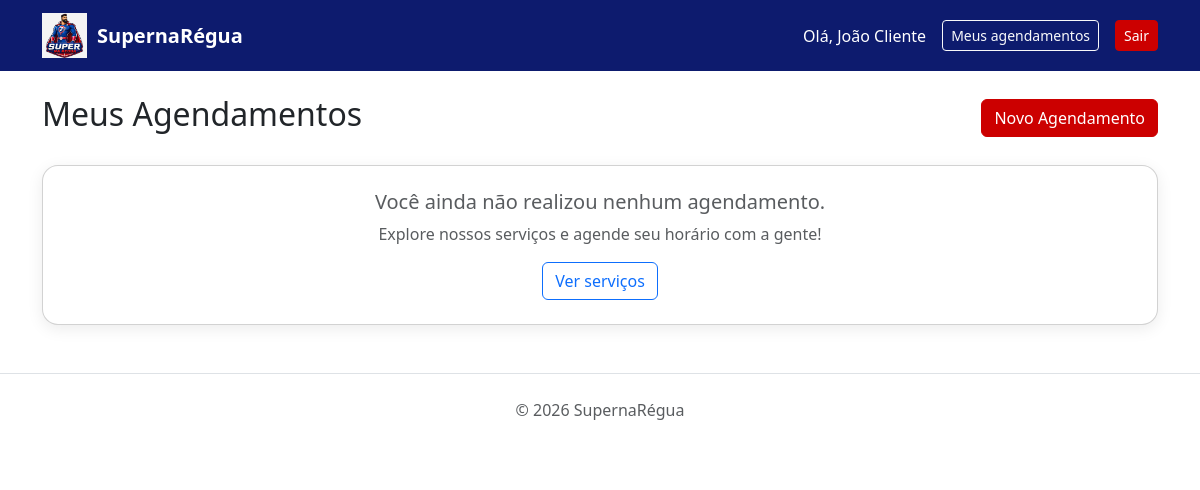
Page /index.php?acao=meus_agendamentos (signed in) on the earlier database version.
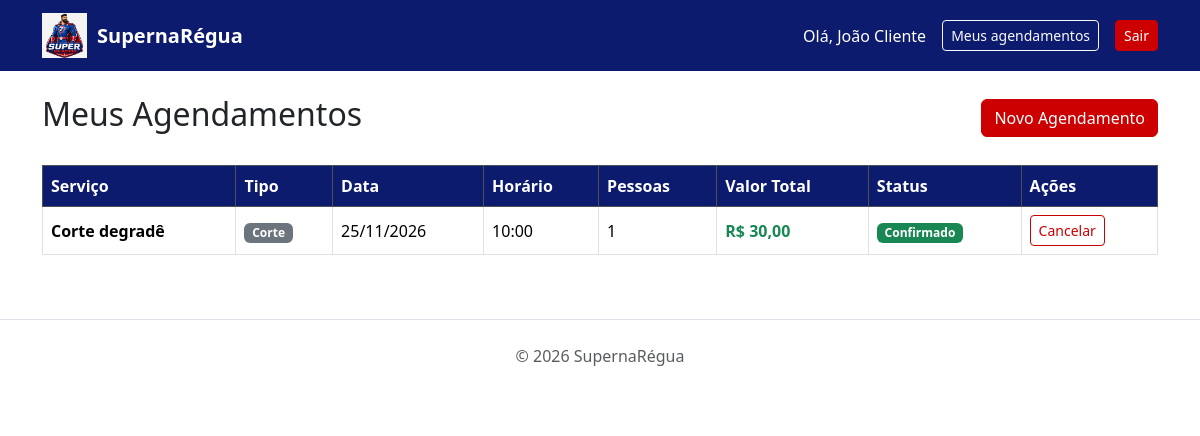
Same page on the later database version.
### tables this page shows
CREATE TABLE IF NOT EXISTS `agendamentos` (
  `id` int(11) NOT NULL AUTO_INCREMENT,
  `usuario_id` int(11) NOT NULL,
  `servico_id` int(11) NOT NULL,
  `data_agendamento` date NOT NULL,
  `horario` varchar(5) NOT NULL,
  `pessoas` int(11) NOT NULL DEFAULT 1,
  `valor_total` decimal(10,2) NOT NULL,
  `status` varchar(15) NOT NULL DEFAULT 'pendente',
  PRIMARY KEY (`id`),
  KEY `usuario_id` (`usuario_id`),
  KEY `servico_id` (`servico_id`),
  CONSTRAINT `fk_agendamentos_usuarios` FOREIGN KEY (`usuario_id`) REFERENCES `usuarios` (`id`),
  CONSTRAINT `fk_agendamentos_servicos` FOREIGN KEY (`servico_id`) REFERENCES `servicos` (`id`)
);

CREATE TABLE IF NOT EXISTS `servicos` (
  `id` int(11) NOT NULL AUTO_INCREMENT,
  `nome` varchar(100) NOT NULL,
  `tipo` varchar(30) NOT NULL,
  `valor` decimal(10,2) NOT NULL,
  `descricao` text NOT NULL,
  `imagem` varchar(255) DEFAULT NULL,
  `ativo` tinyint(1) NOT NULL DEFAULT 1,
  PRIMARY KEY (`id`)
);

### controller/Controller.php (called while the page is built, shortened)
<?php
abstract class Controller
{
    public function render($view, $dados = [])
    {
        extract($dados);
        require "view/{$view}.php";
    }
}

### controller/AgendarController.php (called while the page is built, shortened)
<?php
class AgendarController extends Controller
{
    private $agendamentoModel;
    public function __construct($pdo)
    {
        $this->agendamentoModel = new AgendamentoModel($pdo);
    }
    public function meus_agendamentos()
    {
        $usuario_id = $_SESSION['usuario_id'];
        $agendamentos = $this->agendamentoModel->listarPorUsuario($usuario_id);
        $this->render('meus_agendamentos_view', [
            'agendamentos' => $agendamentos
        ]);
    }
}

### model/Model.php (called while the page is built, shortened)
<?php
abstract class Model
{
    public function __construct($pdo)
    {
        $this->pdo = $pdo;
    }
}

### model/AgendamentoModel.php (called while the page is built, shortened)
<?php
class AgendamentoModel extends Model
{
    public function listarPorUsuario($usuario_id)
    {
        $sql = "SELECT a.*, s.nome AS servico_nome, s.tipo AS servico_tipo, s.valor AS servico_valor_unitario
                FROM agendamentos a
                JOIN servicos s ON a.servico_id = s.id
                WHERE a.usuario_id = :usuario_id
                ORDER BY a.data_agendamento DESC, a.horario DESC";
        $stmt = $this->pdo->prepare($sql);
        $stmt->execute([':usuario_id' => $usuario_id]);
        return $stmt->fetchAll();
    }
}

### view/meus_agendamentos_view.php (the view, shortened to what this page needs)
<?php require 'view/header.php'; ?>
<div class="container mt-4">
    <div class="d-flex justify-content-between align-items-center mb-4">
        <h2>Meus Agendamentos</h2>
        <a href="index.php?acao=catalogo" class="btn btn-primary">Novo Agendamento</a>
    </div>
    <?php if (empty($agendamentos)): ?>
        <div class="card p-4 text-center">
            <h5 class="text-muted">Você ainda não realizou nenhum agendamento.</h5>
            <p class="text-muted">Explore nossos serviços e agende seu horário com a gente!</p>
            <div>
                <a href="index.php?acao=catalogo" class="btn btn-outline-primary">Ver serviços</a>
            </div>
        </div>
    <?php else: ?>
        <div class="table-responsive">
            <table class="table table-bordered table-hover align-middle">
                <thead class="table-dark">
                    <tr>
                        <th>Serviço</th>
                        <th>Tipo</th>
                        <th>Data</th>
                        <th>Horário</th>
                        <th>Pessoas</th>
                        <th>Valor Total</th>
                        <th>Status</th>
                        <th>Ações</th>
                    </tr>
                </thead>
                <tbody>
                    <?php foreach ($agendamentos as $agendamento): ?>
                        <tr>
                            <td class="fw-bold"><?= htmlspecialchars($agendamento['servico_nome']) ?></td>
                            <td>
                                <span class="badge bg-secondary">
                                    <?= htmlspecialchars($agendamento['servico_tipo']) ?>
                                </span>
                            </td>
                            <td><?= date('d/m/Y', strtotime($agendamento['data_agendamento'])) ?></td>
                            <td><?= htmlspecialchars($agendamento['horario']) ?></td>
                            <td><?= htmlspecialchars($agendamento['pessoas']) ?></td>
                            <td class="text-success fw-bold">
                                R$ <?= number_format($agendamento['valor_total'], 2, ',', '.') ?>
                            </td>
                            <td>
                                <?php if ($agendamento['status'] === 'pendente'): ?>
                                    <span class="badge bg-warning text-dark">Pendente</span>
                                <?php elseif ($agendamento['status'] === 'confirmado'): ?>
                                    <span class="badge bg-success">Confirmado</span>
                                <?php elseif ($agendamento['status'] === 'cancelado'): ?>
                                    <span class="badge bg-secondary">Cancelado</span>
                                <?php else: ?>
                                    <span class="badge bg-info"><?= htmlspecialchars($agendamento['status']) ?></span>
                                <?php endif; ?>
                            </td>
                            <td>
                                <?php if ($agendamento['status'] !== 'cancelado'): ?>
                                    <form method="POST"
                                          action="index.php?acao=cancelar_agendamento"
                                          onsubmit="return confirm('Deseja realmente cancelar este agendamento?');"
                                          style="display:inline;">
                                        <button type="submit" class="btn btn-sm btn-outline-danger">
                                            Cancelar
                                        </button>
                                    </form>
                                <?php else: ?>
                                    <span class="text-muted small">Nenhuma ação</span>
                                <?php endif; ?>
                            </td>
                        </tr>
                    <?php endforeach; ?>
                </tbody>
            </table>
        </div>
    <?php endif; ?>
</div>
<?php require 'view/footer.php'; ?>

### index.php (shortened to what this page needs)
<?php
spl_autoload_register(function ($classe) {
    $pastas = ['controller/', 'model/'];
    foreach ($pastas as $pasta) {
        $arquivo = __DIR__ . '/' . $pasta . $classe . '.php';
        if (file_exists($arquivo)) {
            return;
        }
    }
});
require_once 'config/conexao.php';
$acao = $_GET['acao'] ?? 'catalogo';
switch ($acao) {
    case 'meus_agendamentos':
        $controller = new AgendarController($pdo);
        $controller->meus_agendamentos();
        break;
}

### view/header.php (shortened to what this page needs)
<!DOCTYPE html>
<html lang="pt-br">
<head>
    <link href="https://cdn.jsdelivr.net/npm/bootstrap@5/dist/css/bootstrap.min.css" rel="stylesheet">
    <link href="css/style.css" rel="stylesheet">
</head>
<body>
    <nav class="navbar navbar-dark">
        <div class="container d-flex justify-content-between align-items-center">
            <a class="navbar-brand fw-bold d-flex align-items-center" href="index.php?acao=catalogo">
                <img src="assets/logo.jpeg" alt="SupernaRégua">
                SupernaRégua
            </a>
            <div class="d-flex align-items-center gap-3">
                <?php if (isset($_SESSION['usuario_id'])): ?>
                    <span class="text-white">Olá, <?= htmlspecialchars($_SESSION['usuario_nome'] ?? '') ?></span>
                    <?php if (isset($_SESSION['perfil']) && $_SESSION['perfil'] === 'admin'): ?>
                        <a href="index.php?acao=admin_servicos" class="btn btn-sm btn-outline-light">Painel</a>
                    <?php else: ?>
                        <a href="index.php?acao=meus_agendamentos" class="btn btn-sm btn-outline-light">Meus agendamentos</a>
                    <?php endif; ?>
                    <a href="index.php?acao=logout" class="btn btn-sm btn-danger">Sair</a>
                <?php else: ?>
                    <a href="index.php?acao=cadastro" class="btn btn-sm btn-outline-light">Cadastre-se</a>
                    <a href="index.php?acao=login" class="btn btn-sm btn-light">Entrar</a>
                <?php endif; ?>
            </div>
        </div>
    </nav>

### view/footer.php (shortened to what this page needs)
<footer class="text-center text-muted py-4 mt-5 border-top">
    <p>© 2026 SupernaRégua</p>
</footer>
</body>
</html>

### css/style.css (style rules this page uses)
:root { --azul: #0d1b6e; --vermelho: #cc0000; --branco: #ffffff; }
.navbar { background-color: var(--azul) !important; }
.navbar-brand img { height: 45px; margin-right: 10px; }
.btn-primary { background-color: var(--vermelho) !important; border-color: var(--vermelho) !important; }
.btn-danger { background-color: var(--vermelho) !important; border-color: var(--vermelho) !important; }
.btn-outline-danger { color: var(--vermelho) !important; border-color: var(--vermelho) !important; }
.table thead th { background-color: var(--azul) !important; color: var(--branco) !important; }
.card { border-radius: 16px; box-shadow: 0 4px 16px rgba(0, 0, 0, 0.08); }

Differences in the rows shown:
added agendamentos: servico.nome "Corte degradê", servico.tipo "Corte", data_agendamento "25/11/2026", horario "10:00", pessoas "1", valor_total "30,00", status "Confirmado"
Other differences:
text no longer shown: "Você ainda não realizou nenhum agendamento. Explore nossos serviços e agende seu horário com a gente! Ver serviços"
text now shown: "Serviço Tipo Data Horário Pessoas Valor Total Status Ações"
